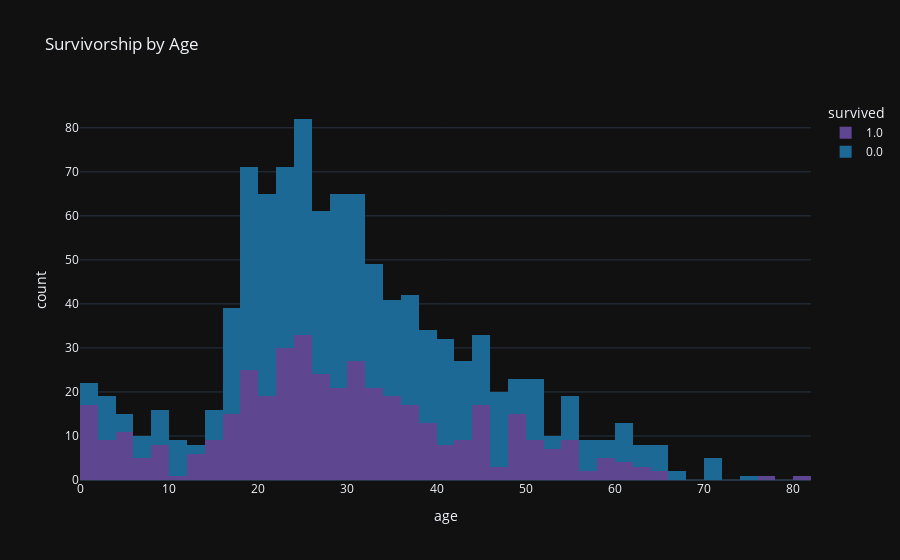

The notebook cell saved with this chart:
### Markdown cell above
### Histograms

Histograms show a frequency density based on bin sizes. You can also segment values by color.

### Code cell
px.histogram(df, title='Survivorship by Age', x='age', color='survived')

### Figure 1 — Plotly figure (JSON) as saved in the notebook; plotly's stock layout.template omitted (floating-point values rounded to 4 significant figures; data arrays with more than 128 entries replaced by an {"elided": "..."} marker saying what was removed)
{"data": [{"alignmentgroup": "True", "bingroup": "x", "hovertemplate": "survived=1.0<br>age=%{x}<br>count=%{y}<extra></extra>", "legendgroup": "1.0", "marker": {"color": "rgb(95, 70, 144)", "pattern": {"shape": ""}}, "name": "1.0", "offsetgroup": "1.0", "orientation": "v", "showlegend": true, "type": "histogram", "x": {"elided": "498 float values"}, "xaxis": "x", "yaxis": "y"}, {"alignmentgroup": "True", "bingroup": "x", "hovertemplate": "survived=0.0<br>age=%{x}<br>count=%{y}<extra></extra>", "legendgroup": "0.0", "marker": {"color": "rgb(29, 105, 150)", "pattern": {"shape": ""}}, "name": "0.0", "offsetgroup": "0.0", "orientation": "v", "showlegend": true, "type": "histogram", "x": {"elided": "809 float values"}, "xaxis": "x", "yaxis": "y"}], "layout": {"barmode": "relative", "legend": {"title": {"text": "survived"}, "tracegroupgap": 0}, "title": {"text": "Survivorship by Age"}, "xaxis": {"anchor": "y", "domain": [0, 1], "title": {"text": "age"}}, "yaxis": {"anchor": "x", "domain": [0, 1], "title": {"text": "count"}}}}
